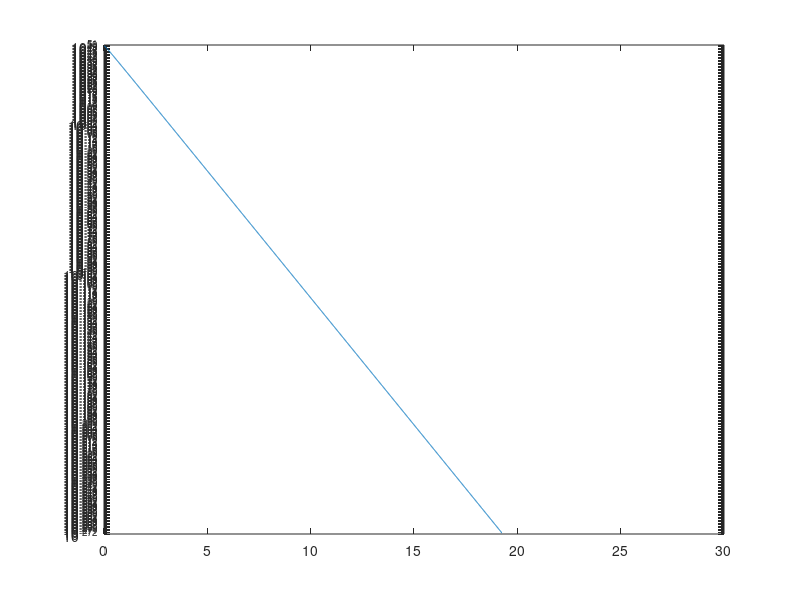

Source code (MATLAB):
kb = 1.38064852e-23;           % Boltzmann constant in J/K
e = 1.6021766208e-19;    % Electron charge in C
me = 9.10938356e-31;        % Electron mass in Kg
unifiedAtomicMass = 1.660539040e-27;  % Unified Atomic Mass unit (UAM) in kg
bohrRadius = 5.2917721067e-11;        % Bohr radius in m
vacuumPermittivity = 8.854187817e-12; % Vacuum permittivity in F/m
plank = 6.626070040e-34;              % Plank constant in J s
speedOfLight = 299792458;             % Speed of light in vacuum in m/s
atmosphereInPa = 101325;              % Standard atmosphere in Pa
atmosphereInTorr = 760;               % Standard atmosphere in Torr (not obtained from NIST database)
energies = linspace(0, 30, 3000);

crossSection = sqrt(me ./ (2 * e .* energies)) .* 1e-12;
crossSection(1) = 0;

file = fopen('rawElastic.txt', 'w');

for i = 1:length(energies)
    fprintf(file, '%.16e\t%.16e\n', energies(i), crossSection(i));
end

fclose(file);

reducedFieldSI = 10e-21;
n = 133.32 / (kb * 300);
fieldSI = reducedFieldSI * n;

Te = 300 + e / (3 * kb * fieldSI) * (reducedFieldSI / 1e-12)^2;

energiesSI = energies .* e;

maxwellian = 2 * (kb * Te)^-3/2 .* sqrt(energiesSI ./ pi) .* exp(-energiesSI ./ (kb * Te));

semilogy(energies, maxwellian);